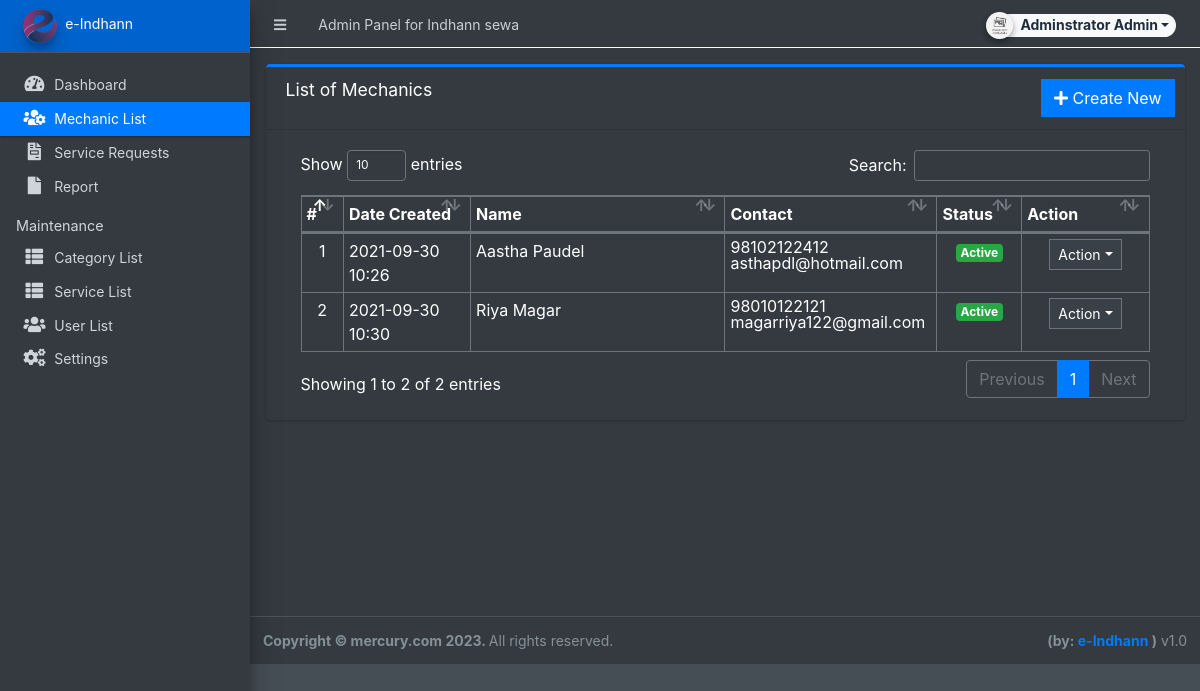
Page /admin/?page=mechanics (signed in) on the committed database.
### tables this page shows
CREATE TABLE `mechanics_list` (
  `id` int(30) NOT NULL,
  `name` text NOT NULL,
  `contact` varchar(50) NOT NULL,
  `email` varchar(150) NOT NULL,
  `status` tinyint(1) NOT NULL DEFAULT 1,
  `date_created` datetime NOT NULL DEFAULT current_timestamp()
);

### admin/mechanics/index.php (the view, shortened to what this page needs)
<div class="card card-outline card-primary">
	<div class="card-header">
		<h3 class="card-title">List of Mechanics</h3>
		<div class="card-tools">
			<a href="?page=mechanics/manage_mechanic" class="btn btn-flat btn-primary"><span class="fas fa-plus"></span>  Create New</a>
		</div>
	</div>
	<div class="card-body">
		<div class="container-fluid">
        <div class="container-fluid">
			<table class="table table-bordered table-stripped">
				<colgroup>
					<col width="5%">
					<col width="15%">
					<col width="30%">
					<col width="25%">
					<col width="10%">
					<col width="15%">
				</colgroup>
				<thead>
					<tr>
						<th>#</th>
						<th>Date Created</th>
						<th>Name</th>
						<th>Contact</th>
						<th>Status</th>
						<th>Action</th>
					</tr>
				</thead>
				<tbody>
					<?php
					$i = 1;
						$qry = $conn->query("SELECT * from `mechanics_list` order by (`name`) asc ");
						while($row = $qry->fetch_assoc()):
							foreach($row as $k=> $v){
								$row[$k] = trim(stripslashes($v));
							}
					?>
						<tr>
							<td class="text-center"><?php echo $i++; ?></td>
							<td><?php echo date("Y-m-d H:i",strtotime($row['date_created'])) ?></td>
							<td><?php echo ucwords($row['name']) ?></td>
							<td>
								<p class="m-0 lh-1">
								<?php echo $row['contact'] ?> <br>
								<?php echo $row['email'] ?>
								</p>
							</td>
							<td class="text-center">
                                <?php if($row['status'] == 1): ?>
                                    <span class="badge badge-success">Active</span>
                                <?php else: ?>
                                    <span class="badge badge-danger">Inactive</span>
                                <?php endif; ?>
                            </td>
							<td align="center">
								 <button type="button" class="btn btn-flat btn-default btn-sm dropdown-toggle dropdown-icon" data-toggle="dropdown">
				                  		Action
				                  </button>
							</td>
						</tr>
					<?php endwhile; ?>
				</tbody>
			</table>
		</div>
		</div>
	</div>
</div>

### rows in the picture
mechanics_list: date_created "2021-09-30 10:26", name "Aastha Paudel", contact "98102122412", email "asthapdl@hotmail.com", status "Active"
mechanics_list: date_created "2021-09-30 10:30", name "Riya Magar", contact "98010122121", email "magarriya122@gmail.com", status "Active"

### other values in the picture
$_settings->userdata('firstname').' '.$_settings->userdata('lastname') "Adminstrator Admin"
